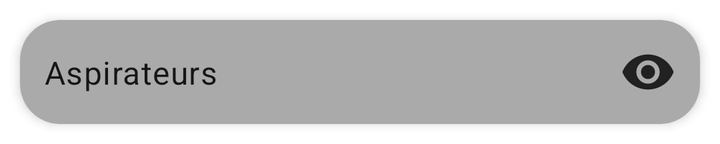
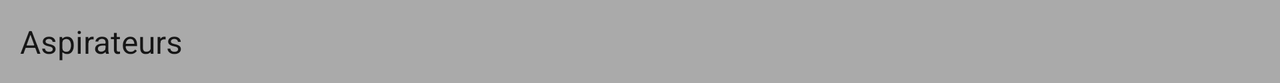

One screen, two layout resources from the same app: the default and the repository's alternative for another configuration. Each is rendered where Android would select it; the XML of both is given below.
<!-- AndroidManifest.xml: application theme AppTheme -->
<!-- res/layout/adapter_header_element.xml -->
<?xml version="1.0" encoding="utf-8"?>
<FrameLayout xmlns:android="http://schemas.android.com/apk/res/android"
    xmlns:app="http://schemas.android.com/apk/res-auto"
    xmlns:tools="http://schemas.android.com/tools"
    android:id="@+id/constraint_chat"
    android:layout_width="match_parent"
    android:layout_height="wrap_content"
    android:background="@color/fui_transparent">

    <androidx.cardview.widget.CardView
        android:layout_width="match_parent"
        android:layout_height="wrap_content"
        android:layout_margin="10dp"
        app:cardBackgroundColor="@android:color/darker_gray"
        app:cardCornerRadius="20dp"
        app:cardElevation="3dp">

        <androidx.constraintlayout.widget.ConstraintLayout
            android:layout_width="match_parent"
            android:layout_height="match_parent">

            <TextView
                android:id="@+id/annonce_titre"
                android:layout_width="0dp"
                android:layout_height="wrap_content"
                android:layout_margin="12dp"
                android:textAppearance="@style/TextAppearance.MaterialComponents.Body1"
                app:layout_constraintBottom_toBottomOf="parent"
                app:layout_constraintEnd_toStartOf="@id/chat_header_popup_menu"
                app:layout_constraintStart_toStartOf="parent"
                app:layout_constraintTop_toTopOf="parent"
                tools:text="Aspirateurs" />

            <ImageView
                android:id="@+id/chat_header_popup_menu"
                android:layout_width="28dp"
                android:layout_height="28dp"
                android:layout_margin="12dp"
                app:layout_constraintBottom_toBottomOf="parent"
                app:layout_constraintRight_toRightOf="parent"
                app:layout_constraintTop_toTopOf="parent"
                app:srcCompat="@drawable/ic_remove_red_eye_grey_900_48dp" />

        </androidx.constraintlayout.widget.ConstraintLayout>

    </androidx.cardview.widget.CardView>

</FrameLayout>
<!-- resources referenced by this layout -->
<resources>
  <!-- drawable ic_remove_red_eye_grey_900_48dp (drawable) -->
  <?xml version="1.0" encoding="UTF-8" standalone="no"?>
  <vector xmlns:android="http://schemas.android.com/apk/res/android" android:height="48dp" android:viewportHeight="24.0" android:viewportWidth="24.0" android:width="48dp">
      <path android:fillColor="#212121" android:pathData="M12,4.5C7,4.5 2.73,7.61 1,12c1.73,4.39 6,7.5 11,7.5s9.27,-3.11 11,-7.5c-1.73,-4.39 -6,-7.5 -11,-7.5zM12,17c-2.76,0 -5,-2.24 -5,-5s2.24,-5 5,-5 5,2.24 5,5 -2.24,5 -5,5zM12,9c-1.66,0 -3,1.34 -3,3s1.34,3 3,3 3,-1.34 3,-3 -1.34,-3 -3,-3z"/>
  </vector>
  <!-- from res/values-v23/ -->
  <style name="AppTheme" parent="Theme.OliwebBase">
          <item name="android:navigationBarColor">@color/colorBottomDark</item>
          <item name="android:windowContentTransitions">true</item>
          <item name="android:statusBarColor">@android:color/white</item>
          <item name="android:windowLightStatusBar">true</item>
      </style>
  <style name="Theme.OliwebBase" parent="Theme.MaterialComponents.Light">
          <item name="colorPrimary">@android:color/white</item>
          <item name="colorPrimaryDark">@android:color/white</item>
          <item name="colorAccent">@color/colorAccent</item>
      </style>
  <color name="colorBottomDark">#263238</color>
  <color name="colorAccent">#ff7043</color>
</resources>
<!-- res/layout-land/adapter_header_element.xml (the repository's variant of the layout above) -->
<!-- drawn on the phone turned sideways -->
<?xml version="1.0" encoding="utf-8"?>
<android.support.constraint.ConstraintLayout xmlns:android="http://schemas.android.com/apk/res/android"
    xmlns:app="http://schemas.android.com/apk/res-auto"
    xmlns:tools="http://schemas.android.com/tools"
    android:id="@+id/constraint_chat"
    android:layout_width="match_parent"
    android:layout_height="wrap_content"
    android:background="@android:color/darker_gray"
    android:elevation="3dp">

    <TextView
        android:id="@+id/annonce_titre"
        android:layout_width="wrap_content"
        android:layout_height="wrap_content"
        android:layout_margin="10dp"
        android:textAppearance="@style/Base.TextAppearance.AppCompat.Body1"
        android:textSize="16sp"
        app:layout_constraintBottom_toBottomOf="parent"
        app:layout_constraintStart_toStartOf="parent"
        app:layout_constraintTop_toTopOf="parent"
        tools:text="Aspirateurs" />

</android.support.constraint.ConstraintLayout>
<!-- resources referenced by the variant -->
<!-- as the phone turned sideways resolves them -->
<resources>
  <!-- from res/values-v23/ -->
  <style name="AppTheme" parent="Theme.OliwebBase">
          <item name="android:navigationBarColor">@color/colorBottomDark</item>
          <item name="android:windowContentTransitions">true</item>
          <item name="android:statusBarColor">@android:color/white</item>
          <item name="android:windowLightStatusBar">true</item>
      </style>
  <style name="Theme.OliwebBase" parent="Theme.MaterialComponents.Light">
          <item name="colorPrimary">@android:color/white</item>
          <item name="colorPrimaryDark">@android:color/white</item>
          <item name="colorAccent">@color/colorAccent</item>
      </style>
  <color name="colorBottomDark">#263238</color>
  <color name="colorAccent">#ff7043</color>
</resources>
